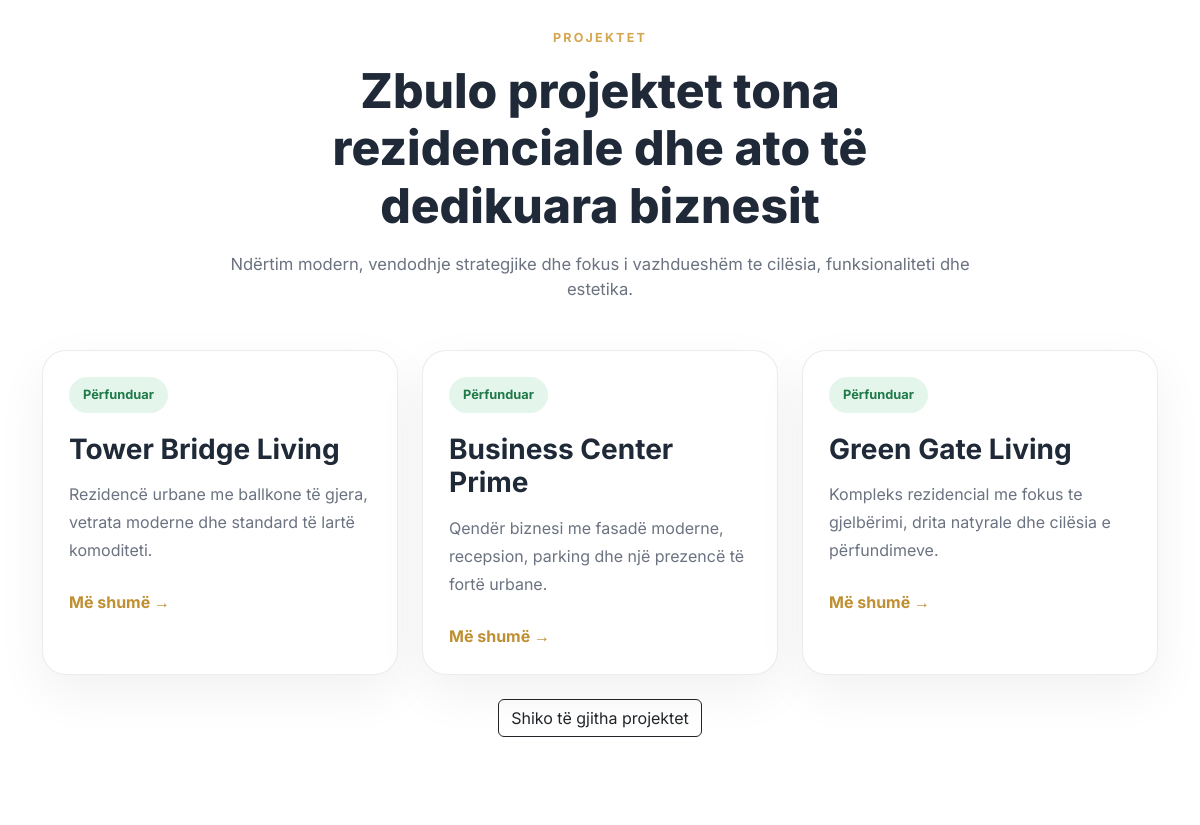
Before: / (middle part) with the older database file.
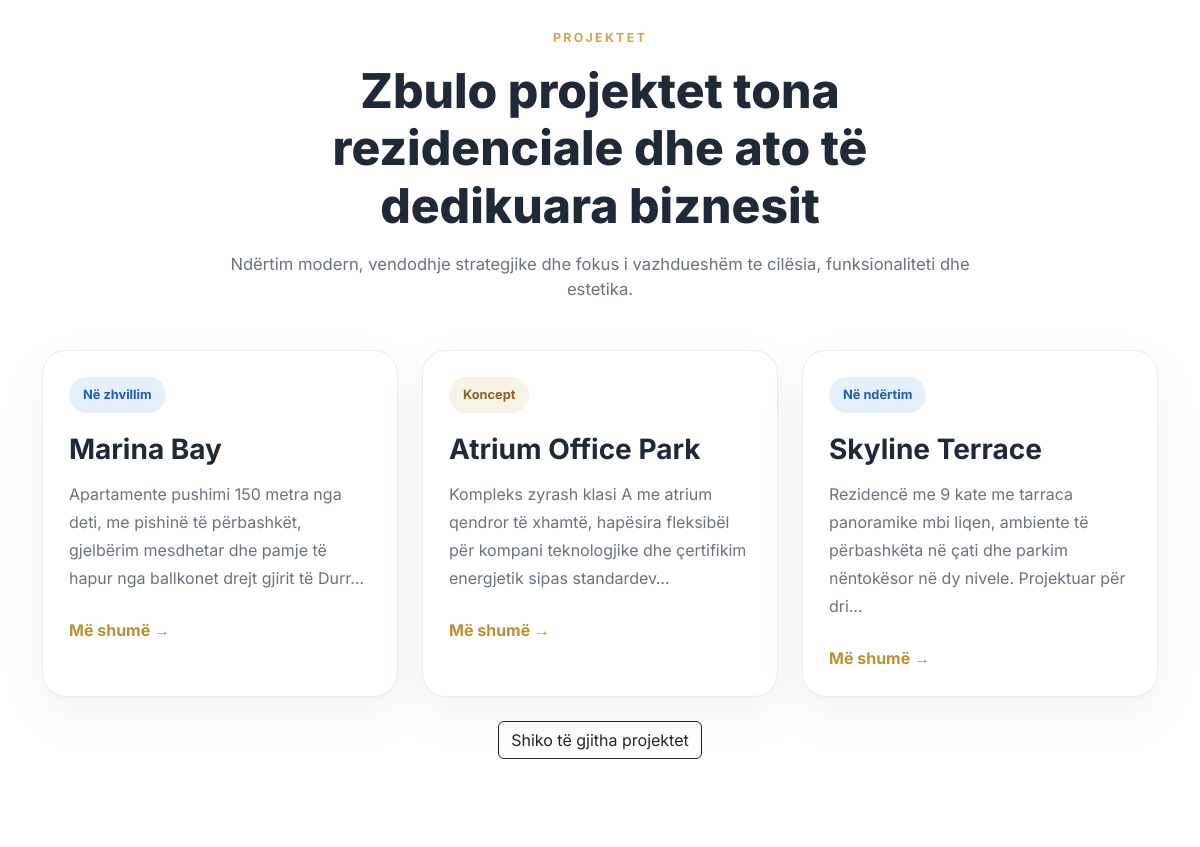
After: the same page with the newer database file.
### nova/models.py (models this page shows, shortened)
class Project(models.Model):
    STATUS_CHOICES = [
        ('koncept', 'Koncept'),
        ('ne_zhvillim', 'Në zhvillim'),
        ('ne_ndertim', 'Në ndërtim'),
        ('perfunduar', 'Përfunduar'),
    ]
    CATEGORY_CHOICES = [
        ('rezidenciale', 'Rezidenciale'),
        ('biznes', 'Biznes'),
        ('mixed_use', 'Biznes + Rezidencë'),
        ('multifunksional', 'Multifunksional'),
        ('apartamente', 'Apartamente'),
    ]
    name = models.CharField(max_length=120, unique=True)
    description = models.TextField()
    location = models.CharField(max_length=120)
    category = models.CharField(max_length=40, choices=CATEGORY_CHOICES)
    status = models.CharField(max_length=40, choices=STATUS_CHOICES)
    year = models.PositiveSmallIntegerField(default=2026)
    floor_area_m2 = models.PositiveIntegerField(
        help_text='Sipërfaqja totale e ndërtimit në metra katrorë.',
        default=0,
    )
    cover = models.ImageField(upload_to='project_covers/', blank=True, null=True)
    created_at = models.DateTimeField(auto_now_add=True)
    updated_at = models.DateTimeField(auto_now=True)
    class Meta:
        ordering = ['-created_at']

### nova/views.py (the view)
# urls.py: path('', views.home, name='home'),
def home(request):
    featured_projects = (
        Project.objects
        .annotate(rating_count=Count('reviews', distinct=True))
        .order_by('-created_at')[:3]
    )
    return render(request, 'nova/home.html', {'featured_projects': featured_projects})

### nova/templates/nova/home.html (shortened to what this page needs)
{% extends "nova/base.html" %}
{% block content %}
<section class="section-padding bg-white">
  <div class="container">
    <div class="section-heading text-center mx-auto">
      <span class="section-kicker">Projektet</span>
      <h2>Zbulo projektet tona rezidenciale dhe ato të dedikuara biznesit</h2>
      <p>Ndërtim modern, vendodhje strategjike dhe fokus i vazhdueshëm te cilësia, funksionaliteti dhe estetika.</p>
    </div>
    <div class="row g-4 mt-4">
      {% for project in featured_projects %}
        <div class="col-md-6 col-xl-4">
          <a href="{% url 'project-detail' project.pk %}" class="project-card-link">
            <div class="project-card h-100">
              <div class="project-badge {% if project.status == 'perfunduar' %}badge-done{% elif project.status == 'ne_ndertim' or project.status == 'ne_zhvillim' %}badge-progress{% endif %}">
                {{ project.get_status_display }}
              </div>
              <div class="project-body">
                <h3>{{ project.name }}</h3>
                <p>{{ project.description|truncatechars:140 }}</p>
                <span class="project-link">Më shumë →</span>
              </div>
            </div>
          </a>
        </div>
      {% endfor %}
    </div>
    <div class="text-center mt-4">
      <a href="{% url 'project-list' %}" class="btn btn-outline-dark">Shiko të gjitha projektet</a>
    </div>
  </div>
</section>
{% endblock %}

### nova/templates/nova/base.html (shortened to what this page needs)
{% load static %}<!DOCTYPE html>
<html lang="sq">
<head>
  <link href="https://cdn.jsdelivr.net/npm/bootstrap@5.3.3/dist/css/bootstrap.min.css" rel="stylesheet">
  <link rel="stylesheet" href="{% static 'styles/style.css' %}">
</head>
<body>
  {% block content %}{% endblock %}
</body>
</html>

### static/styles/style.css (style rules this page uses)
:root { --dark: #111827; --dark-2: #1f2937; --gold: #d4a64f; --gold-dark: #bf8f31; --text: #1f2937; --muted: #6b7280; --light-bg: #f6f6f4; --white: #ffffff; --border: rgba(17, 24, 39, 0.08); }
* { box-sizing: border-box; }
html { scroll-behavior: smooth; }
body { margin: 0; font-family: 'Inter', sans-serif; color: var(--text); background-color: var(--light-bg); }
a { text-decoration: none; }
.eyebrow, .section-kicker { display: inline-block; text-transform: uppercase; letter-spacing: 0.18em; font-size: 0.78rem; font-weight: 700; color: var(--gold); }
.section-padding { padding: 90px 0; }
.section-heading { max-width: 760px; }
.section-heading h2, .page-hero h1 { font-size: clamp(2rem, 4vw, 3rem); font-weight: 800; margin-top: 14px; margin-bottom: 18px; }
.section-heading p { color: var(--muted); font-size: 1.04rem; }
.project-card, .icon-card { background: var(--white); border: 1px solid var(--border); border-radius: 24px; padding: 26px; box-shadow: 0 18px 50px rgba(15, 23, 42, 0.06); transition: transform 0.28s ease, box-shadow 0.28s ease; }
.project-badge { display: inline-block; background: rgba(212, 166, 79, 0.14); color: #8c6621; font-weight: 700; font-size: 0.8rem; padding: 8px 14px; border-radius: 999px; margin-bottom: 20px; }
.badge-progress { background: rgba(47, 128, 237, 0.12); color: #1f5eb4; }
.project-body h3, .icon-card h3, .content-panel h2, .feature-panel h3 { font-weight: 700; margin-bottom: 14px; }
.project-body p, .icon-card p, .content-panel p, .contact-item p, .feature-list li, .project-meta li { color: var(--muted); line-height: 1.75; }
.project-link { display: inline-block; margin-top: 10px; color: var(--gold-dark); font-weight: 700; }
.project-card-link { display: block; text-decoration: none; color: inherit; height: 100%; }
.project-card-link .project-card { transition: transform 0.2s ease, box-shadow 0.2s ease; cursor: pointer; }

Changed rows visible on the page:
no longer on this page (row edited): Project: status "Përfunduar", name "Tower Bridge Living", description "Rezidencë urbane me ballkone të gjera, vetrata moderne dhe standard të lartë komoditeti."
no longer on this page (row edited): Project: status "Përfunduar", name "Business Center Prime", description "Qendër biznesi me fasadë moderne, recepsion, parking dhe një prezencë të fortë urbane."
no longer on this page (row edited): Project: status "Përfunduar", name "Green Gate Living", description "Kompleks rezidencial me fokus te gjelbërimi, drita natyrale dhe cilësia e përfundimeve."
added Project: status "Në zhvillim", name "Marina Bay", description "Apartamente pushimi 150 metra nga deti, me pishinë të përbashkët, gjelbërim mesdhetar dhe pamje të hapur nga ballkonet drejt gjirit të Durr…"
added Project: status "Koncept", name "Atrium Office Park", description "Kompleks zyrash klasi A me atrium qendror të xhamtë, hapësira fleksibël për kompani teknologjike dhe çertifikim energjetik sipas standardev…"
added Project: status "Në ndërtim", name "Skyline Terrace", description "Rezidencë me 9 kate me tarraca panoramike mbi liqen, ambiente të përbashkëta në çati dhe parkim nëntokësor në dy nivele. Projektuar për dri…"
